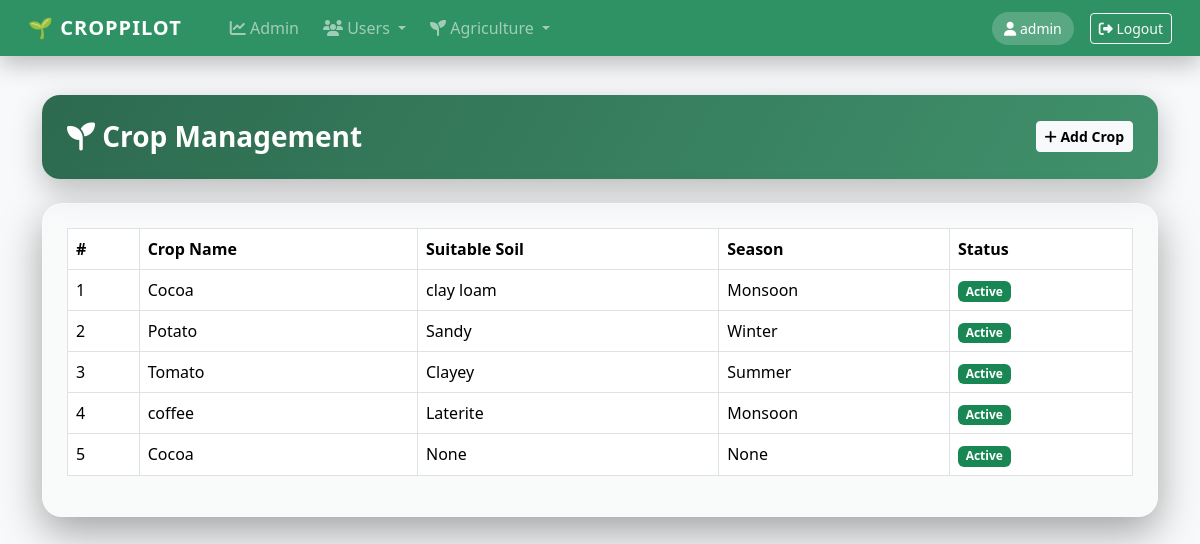
Page /adminpanel/crops/ (signed in) on the committed database.
### croppilot_app/models.py (models this page shows, shortened)
class Crop(models.Model):
    name = models.CharField(max_length=100)
    user = models.ForeignKey(User, on_delete=models.CASCADE, related_name="crop",null=True ,blank=True)
    suitable_soil = models.CharField(max_length=100,null=True ,blank=True)
    season = models.CharField(max_length=50,null=True ,blank=True)
    created_at = models.DateTimeField(auto_now_add=True, null=True, blank=True)

### croppilot_app/views.py (the view, shortened to what this page needs)
# urls.py: path('adminpanel/crops/', views.manage_crops, name='manage_crops'),
@role_required(allowed_roles=['admin'])
def manage_crops(request):
    return render(request, 'adminpanel/crops.html', {
        'crops': Crop.objects.all()
    })

### templates/adminpanel/crops.html (shortened to what this page needs)
{% extends 'base.html' %}
{% block content %}
<div class="page-header mb-4 d-flex justify-content-between align-items-center">
  <h3 class="fw-bold mb-0">
    <i class="fas fa-seedling"></i> Crop Management
  </h3>
  <button class="btn btn-light btn-sm fw-semibold"
          data-bs-toggle="modal"
          data-bs-target="#addCropModal">
    <i class="fas fa-plus"></i> Add Crop
  </button>
</div>
<div class="glass-card p-4">
  <div class="table-responsive">
    <table class="table table-bordered align-middle">
      <thead>
        <tr>
          <th>#</th>
          <th>Crop Name</th>
          <th>Suitable Soil</th>
          <th>Season</th>
          <th>Status</th>
        </tr>
      </thead>
      <tbody>
        {% for c in crops %}
        <tr>
          <td>{{ forloop.counter }}</td>
          <td>{{ c.name }}</td>
          <td>{{ c.suitable_soil }}</td>
          <td>{{ c.season }}</td>
          <td>
            <span class="badge bg-success">Active</span>
          </td>
        </tr>
        {% empty %}
        <tr>
          <td colspan="5" class="text-center text-muted">
            No crop records available
          </td>
        </tr>
        {% endfor %}
      </tbody>
    </table>
  </div>
</div>
{% endblock %}

### templates/base.html (shortened to what this page needs)
<!DOCTYPE html>
<html lang="en">
<head>
<link href="https://cdn.jsdelivr.net/npm/bootstrap@5.3.2/dist/css/bootstrap.min.css" rel="stylesheet">
<link href="https://cdnjs.cloudflare.com/ajax/libs/font-awesome/6.5.1/css/all.min.css" rel="stylesheet">
</head>
<body class="bg-light">
<nav class="navbar navbar-expand-lg navbar-dark navbar-custom glass-nav fixed-top px-3">
  <div class="container-fluid">
    <a class="navbar-brand" href="/">
      🌱 CROPPILOT
    </a>
    <div class="collapse navbar-collapse" id="mainNavbar">
      <ul class="navbar-nav me-auto mb-2 mb-lg-0">
        {% if user.is_authenticated %}
          <li class="nav-item">
            <a class="nav-link" href="#">
            </a>
          </li>
          {% if user.profile.role == 'farmer' %}
            <li class="nav-item"><a class="nav-link" href="/farmer/dashboard/"><i class="fas fa-seedling"></i> Dashboard</a></li>
            <li class="nav-item"><a class="nav-link" href="/farmer/disease/"><i class="fas fa-leaf"></i> Disease</a></li>
            <li class="nav-item"><a class="nav-link" href="/farmer/query/"><i class="fas fa-comments"></i> Ask Officer</a></li>
            <li class="nav-item"><a class="nav-link" href="/farmer/replies/"><i class="fas fa-reply"></i> Replies</a></li>
            <li class="nav-item"><a class="nav-link" href="/farmer/smart-soil/"><i class="fas fa-brain"></i> Smart Soil</a></li>
            <li class="nav-item"><a class="nav-link" href="/farmer/market-prices/"><i class="fas fa-rupee-sign"></i> Prices</a></li>
            <li class="nav-item"><a class="nav-link" href="/farmer/feedback/"><i class="fas fa-star"></i> Feedback</a></li>
          {% elif user.profile.role == 'officer' %}
            <li class="nav-item"><a class="nav-link" href="/officer/dashboard/"><i class="fas fa-user-tie"></i> Officer Dashboard</a></li>
          {% elif user.profile.role == 'admin' or user.is_superuser %}
            <li class="nav-item"><a class="nav-link" href="/adminpanel/dashboard/"><i class="fas fa-chart-line"></i> Admin</a></li>
            <li class="nav-item dropdown">
              <a class="nav-link dropdown-toggle" data-bs-toggle="dropdown">
                <i class="fas fa-users"></i> Users
              </a>
            </li>
            <li class="nav-item dropdown">
              <a class="nav-link dropdown-toggle" data-bs-toggle="dropdown">
                <i class="fas fa-seedling"></i> Agriculture
              </a>
            </li>
          {% endif %}
        {% endif %}
      </ul>
      {% if user.is_authenticated %}
        <span class="user-badge text-white me-3">
          <i class="fas fa-user"></i> {{ user.username }}
        </span>
        <a href="/logout/" class="btn btn-outline-light btn-sm">
          <i class="fas fa-sign-out-alt"></i> Logout
        </a>
      {% endif %}
    </div>
  </div>
</nav>
<div class="container page-container">
  {% block content %}{% endblock %}
</div>
</body>
</html>

### templates/base.html (style rules this page uses)
.navbar-custom { background: linear-gradient(120deg, #0f5132, #198754); box-shadow: 0 8px 25px rgba(0,0,0,.25); }
.glass-nav { backdrop-filter: blur(10px); background: rgba(25, 135, 84, 0.9); }
.navbar-brand { font-weight: 800; letter-spacing: 1px; }
.nav-link { font-weight: 500; margin-right: 8px; transition: 0.3s; }
.user-badge { background: rgba(255,255,255,.2); padding: 6px 12px; border-radius: 20px; font-size: 14px; }
.page-container { margin-top: 95px; }

### templates/adminpanel/crops.html (style rules this page uses)
.page-header { background: linear-gradient(120deg,#2d6a4f,#40916c); border-radius: 18px; padding: 25px; color: white; box-shadow: 0 10px 30px rgba(0,0,0,.25); }
.glass-card { background: rgba(255,255,255,.15); backdrop-filter: blur(14px); border-radius: 20px; border: 1px solid rgba(255,255,255,.25); box-shadow: 0 15px 40px rgba(0,0,0,.35); }
.table thead { background: rgba(45,106,79,.95); color: white; }
.table tbody tr { transition: .3s; }

### rows in the picture
Crop: name "Cocoa", suitable_soil "clay loam", season "Monsoon"
Crop: name "Potato", suitable_soil "Sandy", season "Winter"
Crop: name "Tomato", suitable_soil "Clayey", season "Summer"
Crop: name "coffee", suitable_soil "Laterite", season "Monsoon"
Crop: name "Cocoa", suitable_soil "None", season "None"

### other values in the picture
{{ user.username }} "admin"
